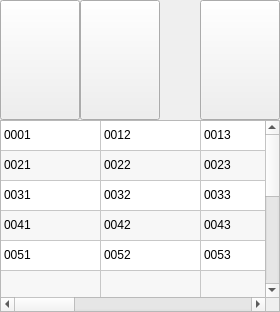
       <widget class="QWidget" name="m_pDownloadingWgt" native="true">
        <layout class="QVBoxLayout" name="verticalLayout_4">
         <property name="spacing">
          <number>0</number>
         </property>
         <property name="leftMargin">
          <number>0</number>
         </property>
         <property name="topMargin">
          <number>0</number>
         </property>
         <property name="rightMargin">
          <number>0</number>
         </property>
         <property name="bottomMargin">
          <number>0</number>
         </property>
         <item>
          <widget class="QWidget" name="m_pDownloadingTopWgt" native="true">
           <property name="minimumSize">
            <size>
             <width>0</width>
             <height>120</height>
            </size>
           </property>
           <property name="maximumSize">
            <size>
             <width>16777215</width>
             <height>16777215</height>
            </size>
           </property>
           <layout class="QHBoxLayout" name="horizontalLayout_4">
            <property name="spacing">
             <number>0</number>
            </property>
            <property name="leftMargin">
             <number>0</number>
            </property>
            <property name="topMargin">
             <number>0</number>
            </property>
            <property name="rightMargin">
             <number>0</number>
            </property>
            <property name="bottomMargin">
             <number>0</number>
            </property>
            <item>
             <widget class="QPushButton" name="pushButton_7">
              <property name="sizePolicy">
               <sizepolicy hsizetype="Preferred" vsizetype="Preferred">
                <horstretch>0</horstretch>
                <verstretch>0</verstretch>
               </sizepolicy>
              </property>
              <property name="minimumSize">
               <size>
                <width>80</width>
                <height>30</height>
               </size>
              </property>
              <property name="text">
               <string/>
              </property>
              <property name="icon">
               <iconset resource="res.qrc">
                <normaloff>:/Data/Image/color_1.png</normaloff>
                <activeoff>:/Data/Image/color_3.png</activeoff>:/Data/Image/color_1.png</iconset>
              </property>
              <property name="iconSize">
               <size>
                <width>32</width>
                <height>32</height>
               </size>
              </property>
             </widget>
            </item>
            <item>
             <widget class="QPushButton" name="pushButton_8">
              <property name="sizePolicy">
               <sizepolicy hsizetype="Preferred" vsizetype="Preferred">
                <horstretch>0</horstretch>
                <verstretch>0</verstretch>
               </sizepolicy>
              </property>
              <property name="minimumSize">
               <size>
                <width>80</width>
                <height>30</height>
               </size>
              </property>
              <property name="text">
               <string/>
              </property>
              <property name="icon">
               <iconset resource="res.qrc">
                <normaloff>:/Data/Image/set_1.png</normaloff>
                <activeoff>:/Data/Image/set_3.png</activeoff>:/Data/Image/set_1.png</iconset>
              </property>
              <property name="iconSize">
               <size>
                <width>32</width>
                <height>32</height>
               </size>
              </property>
             </widget>
            </item>
            <item>
             <spacer name="horizontalSpacer_3">
              <property name="orientation">
               <enum>Qt::Horizontal</enum>
              </property>
              <property name="sizeHint" stdset="0">
               <size>
                <width>40</width>
                <height>20</height>
               </size>
              </property>
             </spacer>
            </item>
            <item>
             <widget class="QPushButton" name="pushButton_9">
              <property name="sizePolicy">
               <sizepolicy hsizetype="Preferred" vsizetype="Preferred">
                <horstretch>0</horstretch>
                <verstretch>0</verstretch>
               </sizepolicy>
              </property>
              <property name="minimumSize">
               <size>
                <width>80</width>
                <height>30</height>
               </size>
              </property>
              <property name="text">
               <string/>
              </property>
              <property name="icon">
               <iconset resource="res.qrc">
                <normaloff>:/Data/Image/setting_1.png</normaloff>
                <activeoff>:/Data/Image/setting_3.png</activeoff>:/Data/Image/setting_1.png</iconset>
              </property>
              <property name="iconSize">
               <size>
                <width>32</width>
                <height>32</height>
               </size>
              </property>
             </widget>
            </item>
           </layout>
          </widget>
         </item>
         <item>
          <widget class="QTableWidget" name="tableWidget">
           <property name="alternatingRowColors">
            <bool>true</bool>
           </property>
           <property name="selectionMode">
            <enum>QAbstractItemView::SingleSelection</enum>
           </property>
           <property name="selectionBehavior">
            <enum>QAbstractItemView::SelectRows</enum>
           </property>
           <attribute name="horizontalHeaderVisible">
            <bool>false</bool>
           </attribute>
           <attribute name="verticalHeaderVisible">
            <bool>false</bool>
           </attribute>
           <row>
            <property name="text">
             <string>1</string>
            </property>
           </row>
           <row>
            <property name="text">
             <string>2</string>
            </property>
           </row>
           <row>
            <property name="text">
             <string>3</string>
            </property>
           </row>
           <row>
            <property name="text">
             <string>4</string>
            </property>
           </row>
           <row>
            <property name="text">
             <string>5</string>
            </property>
           </row>
           <row>
            <property name="text">
             <string>6</string>
            </property>
           </row>
           <row>
            <property name="text">
             <string>7</string>
            </property>
           </row>
           <row>
            <property name="text">
             <string>8</string>
            </property>
           </row>
           <row>
            <property name="text">
             <string>10</string>
            </property>
           </row>
           <row>
            <property name="text">
             <string>12</string>
            </property>
           </row>
           <row>
            <property name="text">
             <string>13</string>
            </property>
           </row>
           <row>
            <property name="text">
             <string>15</string>
            </property>
           </row>
           <column>
            <property name="text">
             <string>1</string>
            </property>
            <property name="font">
             <font>
              <family>微软雅黑</family>
              <pointsize>10</pointsize>
             </font>
            </property>
           </column>
           <column>
            <property name="text">
             <string>2</string>
            </property>
            <property name="font">
             <font>
              <family>微软雅黑</family>
              <pointsize>10</pointsize>
             </font>
            </property>
           </column>
           <column>
            <property name="text">
             <string>3</string>
            </property>
            <property name="font">
             <font>
              <family>微软雅黑</family>
              <pointsize>10</pointsize>
             </font>
            </property>
           </column>
           <column>
            <property name="text">
             <string>4</string>
            </property>
            <property name="font">
             <font>
              <family>微软雅黑</family>
              <pointsize>10</pointsize>
             </font>
            </property>
           </column>
           <column>
            <property name="text">
             <string>5</string>
            </property>
            <property name="font">
             <font>
              <family>微软雅黑</family>
              <pointsize>10</pointsize>
             </font>
            </property>
           </column>
           <column>
            <property name="text">
             <string>6</string>
            </property>
            <property name="font">
             <font>
              <family>微软雅黑</family>
              <pointsize>10</pointsize>
             </font>
            </property>
           </column>
           <column>
            <property name="text">
             <string>7</string>
            </property>
           </column>
           <column>
            <property name="text">
             <string>8</string>
            </property>
           </column>
           <item row="0" column="0">
            <property name="text">
             <string>0001</string>
            </property>
           </item>
           <item row="0" column="1">
            <property name="text">
             <string>0012</string>
            </property>
           </item>
           <item row="0" column="2">
            <property name="text">
             <string>0013</string>
            </property>
           </item>
           <item row="0" column="3">
            <property name="text">
             <string>0014</string>
            </property>
           </item>
           <item row="0" column="4">
            <property name="text">
             <string>0015</string>
            </property>
           </item>
           <item row="0" column="5">
            <property name="text">
             <string>0016</string>
            </property>
           </item>
           <item row="0" column="6">
            <property name="text">
             <string>0017</string>
            </property>
           </item>
           <item row="0" column="7">
            <property name="text">
             <string>0018</string>
            </property>
           </item>
           <item row="1" column="0">
            <property name="text">
             <string>0021</string>
            </property>
           </item>
           <item row="1" column="1">
            <property name="text">
             <string>0022</string>
            </property>
           </item>
           <item row="1" column="2">
            <property name="text">
             <string>0023</string>
            </property>
           </item>
           <item row="1" column="3">
            <property name="text">
             <string>0024</string>
            </property>
           </item>
           <item row="1" column="4">
            <property name="text">
             <string>0025</string>
            </property>
           </item>
           <item row="1" column="5">
            <property name="text">
             <string>0026</string>
            </property>
           </item>
           <item row="1" column="6">
            <property name="text">
             <string>0027</string>
            </property>
           </item>
           <item row="1" column="7">
            <property name="text">
             <string>0028</string>
            </property>
           </item>
           <item row="2" column="0">
            <property name="text">
             <string>0031</string>
            </property>
           </item>
           <item row="2" column="1">
            <property name="text">
             <string>0032</string>
            </property>
           </item>
           <item row="2" column="2">
            <property name="text">
             <string>0033</string>
            </property>
           </item>
           <item row="2" column="3">
            <property name="text">
             <string>0034</string>
            </property>
           </item>
           <item row="2" column="4">
            <property name="text">
             <string>0035</string>
            </property>
           </item>
           <item row="2" column="5">
            <property name="text">
             <string>0036</string>
            </property>
           </item>
           <item row="2" column="6">
            <property name="text">
             <string>0037</string>
            </property>
           </item>
           <item row="2" column="7">
            <property name="text">
             <string>0038</string>
            </property>
           </item>
           <item row="3" column="0">
            <property name="text">
             <string>0041</string>
            </property>
           </item>
           <item row="3" column="1">
            <property name="text">
             <string>0042</string>
            </property>
           </item>
           <item row="3" column="2">
            <property name="text">
             <string>0043</string>
            </property>
           </item>
           <item row="3" column="3">
            <property name="text">
             <string>0044</string>
            </property>
           </item>
           <item row="3" column="4">
            <property name="text">
             <string>0045</string>
            </property>
           </item>
           <item row="3" column="5">
            <property name="text">
             <string>0046</string>
            </property>
           </item>
           <item row="3" column="6">
            <property name="text">
             <string>0047</string>
            </property>
           </item>
           <item row="3" column="7">
            <property name="text">
             <string>0048</string>
            </property>
           </item>
           <item row="4" column="0">
            <property name="text">
             <string>0051</string>
            </property>
           </item>
           <item row="4" column="1">
            <property name="text">
             <string>0052</string>
            </property>
           </item>
           <item row="4" column="2">
            <property name="text">
             <string>0053</string>
            </property>
           </item>
           <item row="4" column="3">
            <property name="text">
             <string>0054</string>
            </property>
           </item>
           <item row="4" column="4">
            <property name="text">
             <string>0055</string>
            </property>
           </item>
           <item row="4" column="5">
            <property name="text">
             <string>0056</string>
            </property>
           </item>
           <item row="4" column="6">
            <property name="text">
             <string>0057</string>
            </property>
           </item>
           <item row="4" column="7">
            <property name="text">
             <string>0058</string>
            </property>
           </item>
          </widget>
         </item>
        </layout>
       </widget>
